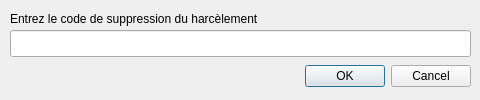
<?xml version="1.0" encoding="UTF-8"?>
<ui version="4.0">
 <class>Delete</class>
 <widget class="QDialog" name="Delete">
  <property name="geometry">
   <rect>
    <x>0</x>
    <y>0</y>
    <width>480</width>
    <height>100</height>
   </rect>
  </property>
  <property name="windowTitle">
   <string>Suppresion d'un harcèlement</string>
  </property>
  <property name="windowIcon">
   <iconset resource="ressources.qrc">
    <normaloff>:/new/images/icon.png</normaloff>:/new/images/icon.png</iconset>
  </property>
  <widget class="QDialogButtonBox" name="buttonBox">
   <property name="geometry">
    <rect>
     <x>130</x>
     <y>60</y>
     <width>341</width>
     <height>32</height>
    </rect>
   </property>
   <property name="orientation">
    <enum>Qt::Horizontal</enum>
   </property>
   <property name="standardButtons">
    <set>QDialogButtonBox::Cancel|QDialogButtonBox::Ok</set>
   </property>
  </widget>
  <widget class="QLabel" name="labelDelete">
   <property name="geometry">
    <rect>
     <x>10</x>
     <y>10</y>
     <width>401</width>
     <height>17</height>
    </rect>
   </property>
   <property name="text">
    <string>Entrez le code de suppression du harcèlement</string>
   </property>
  </widget>
  <widget class="QLineEdit" name="lineEditDelete">
   <property name="geometry">
    <rect>
     <x>10</x>
     <y>30</y>
     <width>461</width>
     <height>27</height>
    </rect>
   </property>
  </widget>
 </widget>
 <resources>
  <include location="ressources.qrc"/>
 </resources>
 <connections>
  <connection>
   <sender>buttonBox</sender>
   <signal>accepted()</signal>
   <receiver>Delete</receiver>
   <slot>accept()</slot>
   <hints>
    <hint type="sourcelabel">
     <x>248</x>
     <y>254</y>
    </hint>
    <hint type="destinationlabel">
     <x>157</x>
     <y>274</y>
    </hint>
   </hints>
  </connection>
  <connection>
   <sender>buttonBox</sender>
   <signal>rejected()</signal>
   <receiver>Delete</receiver>
   <slot>reject()</slot>
   <hints>
    <hint type="sourcelabel">
     <x>316</x>
     <y>260</y>
    </hint>
    <hint type="destinationlabel">
     <x>286</x>
     <y>274</y>
    </hint>
   </hints>
  </connection>
 </connections>
</ui>
